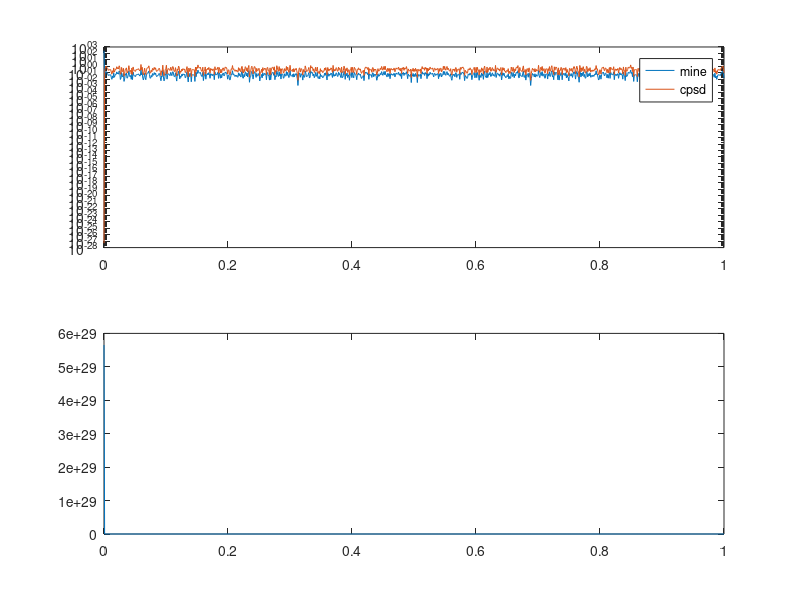

Here is the MATLAB script that generated this plot:
function cpsd_try()
clc
figure(5)
clf

N=1024;
x=rand(N,1);
y=rand(N,1);

X=fft(x);
Y=fft(y);

R_XY=Y.*conj(X)/N;
[Pxy,F]=cpsd(x,y,ones(size(x)),0,N, 'twosided');
n_max=length(Pxy);

f=linspace(0,1,N);
subplot(2,1,1)
semilogy(f,abs(R_XY),f(1:n_max),abs(2*pi*Pxy))
legend('mine','cpsd')

subplot(2,1,2)
plot(f,abs(R_XY(1:n_max))./abs(2*pi*Pxy))
